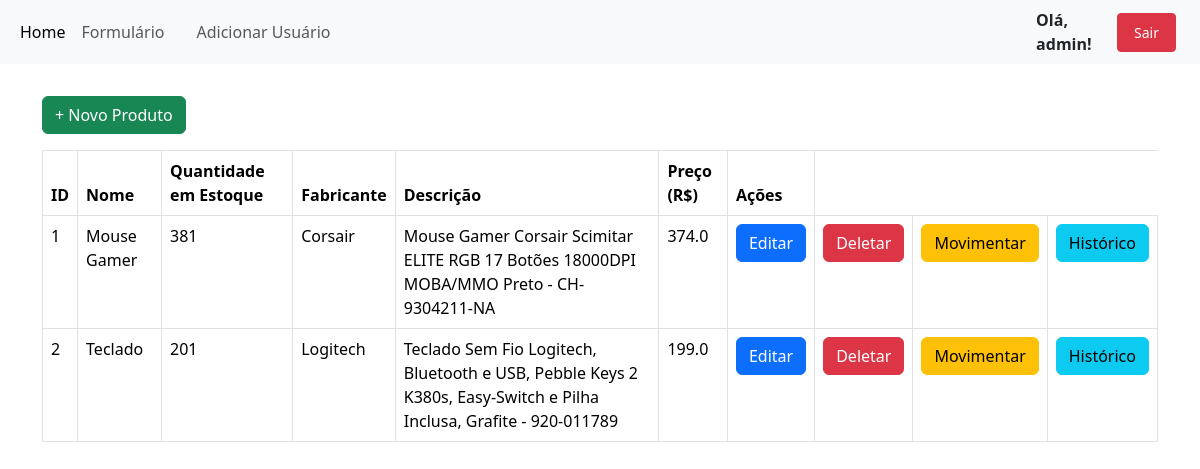
Screenshot of /index (signed in) with the database file from the repository.
### tables this page shows
CREATE TABLE produtos (
                    ID INTEGER PRIMARY KEY AUTOINCREMENT,
                    NOME TEXT,
                    QUANTIDADE_ESTOQUE INTEGER,
                    FABRICANTE TEXT,
                    DESCRICAO TEXT,
                    PRECO REAL);

### routes/produto.py (the view)
@bp_produto.route("/")
@bp_produto.route("/index")
def index():
    if "user_id" not in session:
        flash("Você precisa fazer login para acessar essa página")
        return redirect(url_for("auth.login"))
    with sql.connect("form_db.db") as con:
        con.row_factory = sql.Row
        cur = con.cursor()
        cur.execute("SELECT * FROM produtos")
        data = cur.fetchall()
    quantidade_minima = 5
    return render_template("index.html", datas=data, quantidade_minima=quantidade_minima)

### templates/index.html (shortened to what this page needs)
{% extends 'layout.html' %}
{% block body %}
<p class="text-right"><a href="{{url_for('produto.add_produto')}}" class="btn btn-success">+ Novo Produto</a></p>
<table class="table table-bordered">
    <thead>
      <tr>
        <th scope="col">ID</th>
        <th scope="col">Nome</th>
        <th scope="col">Quantidade em Estoque</th>
        <th scope="col">Fabricante</th>
        <th scope="col">Descrição</th>
        <th scope="col">Preço (R$)</th>
        <th scope="col">Ações</th>
      </tr>
    </thead>
    <tbody>
        {% for row in datas %}
        <tr class="{% if row['QUANTIDADE_ESTOQUE'] <= quantidade_minima %} table-danger{% endif %}">
            <td>{{loop.index}}</td>
            <td>{{row.NOME}}</td>
            <td>{{row.QUANTIDADE_ESTOQUE}}</td>
            <td>{{row.FABRICANTE}}</td>
            <td>{{row.DESCRICAO}}</td>
            <td>{{row.PRECO}}</td>
            {% if session.get("user_tipo") == "admin" %}
              <td><a href="{{url_for('produto.edit_produto', id=row.ID)}}" class="btn btn-primary">Editar</a></td>
              <td><a href="{{url_for('produto.delete_produto', id=row.ID)}}" class="btn btn-danger" onclick="return confirm('Tem certeza que deseja apagar?')">Deletar</a></td>
            {% endif %}
            <td><a href="{{ url_for('produto.movimentar_produto', id=row.ID) }}" class="btn btn-warning">Movimentar</a></td>
            <td>
              <a href="{{ url_for('produto.historico_produto', id=row.ID) }}" class="btn btn-info">Histórico</a>
            </td>
        </tr>
      {% endfor %}
    </tbody>
  </table>
{% endblock %}

### rows the page displays
produtos: NOME "Mouse Gamer", QUANTIDADE_ESTOQUE "381", FABRICANTE "Corsair", DESCRICAO "Mouse Gamer Corsair Scimitar ELITE RGB 17 Botões 18000DPI MOBA/MMO Preto - CH-9304211-NA", PRECO "374.0"
produtos: NOME "Teclado", QUANTIDADE_ESTOQUE "201", FABRICANTE "Logitech", DESCRICAO "Teclado Sem Fio Logitech, Bluetooth e USB, Pebble Keys 2 K380s, Easy-Switch e Pilha Inclusa, Grafite - 920-011789", PRECO "199.0"

### other values shown
{{ session.user_name }} "admin"
